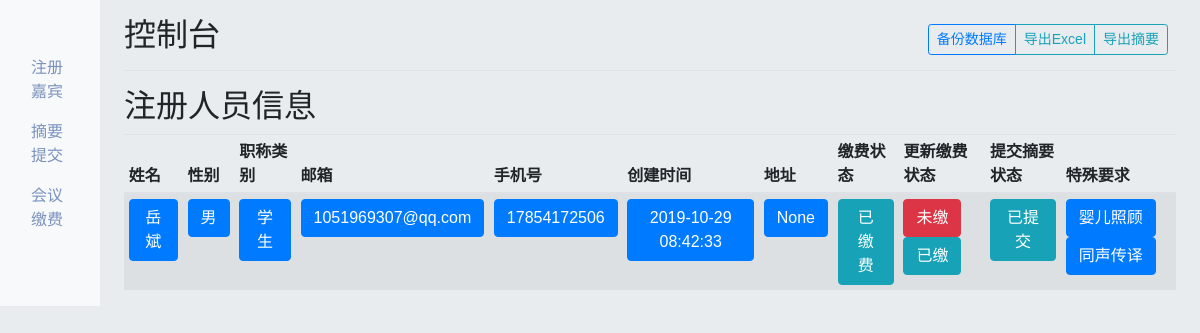
Before: /root/guest (signed in) with the older database file.
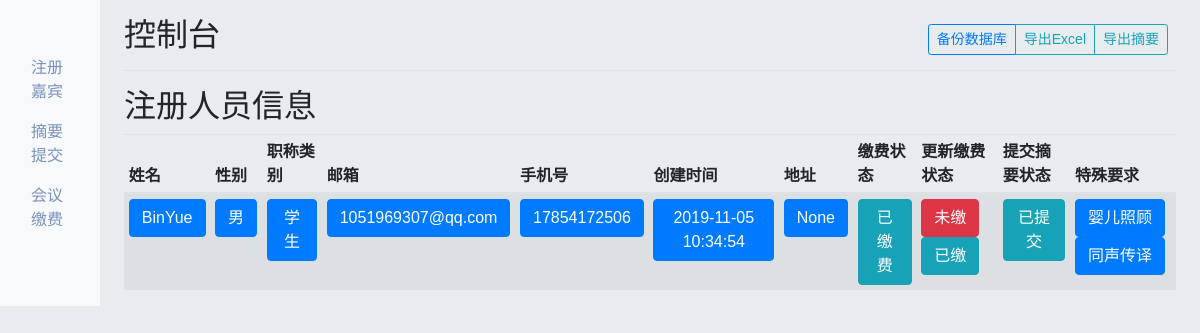
After: the same page with the newer database file.
### tables this page shows
CREATE TABLE user (
    id INTEGER PRIMARY KEY AUTOINCREMENT,
    -- 用户名
    username TEXT NOT NULL,
    -- 密码
    password TEXT NOT NULL,
    -- 性别
    gender TEXT NOT NULL,
    -- 邮箱
    email TEXT NOT NULL,
    -- 手机号
    phone TEXT NOT NULL,
    -- 姓名
    name TEXT NOT NULL,
    -- 工作单位
    workplace TEXT NOT NULL,
    -- 职称
    title INTEGER NOT NULL,
    -- 邮寄地址(发票、邀请函)
    address TEXT NULL,
    -- 用户创建时间
    created TIMESTAMP NOT NULL DEFAULT CURRENT_TIMESTAMP,
    -- 是否需要看孩子
    requirement_baby_care BOOLEAN NOT NULL DEFAULT False,
    -- 是否需要同声传译
    requirement_simultaneous_transmission BOOLEAN NOT NULL DEFAULT False,
    -- 是否缴费完成
    paid BOOLEAN NOT NULL DEFAULT False,
    -- 是否提交摘要
    submit BOOLEAN NOT NULL DEFAULT False,
    -- 备用1
    remark1 TEXT NULL,
    -- 备用2
    remark2 INTEGER NULL
);

### nature/root.py (the view)
@bp.route('/guest', methods=('GET', 'POST'))
@login_required
def guest():
    db = get_db()
    users = db.execute(
        'SELECT * FROM user'
    ).fetchall()
    return render_template('root/guest.html', users=users)

### nature/auth.py (called while the page is built)
@bp.before_app_request
def load_logged_in_user():
    user_id = session.get('user_id')
    if user_id is None:
        g.user = None
    else:
        g.user = get_db().execute(
            'SELECT * FROM user WHERE id = ?', (user_id,)
        ).fetchone()

### nature/db.py (called while the page is built)
def get_db():
    if 'db' not in g:
        g.db = sqlite3.connect(
            current_app.config['DATABASE'],
            detect_types=sqlite3.PARSE_DECLTYPES
        )
        g.db.row_factory = sqlite3.Row
    return g.db

### nature/manage.py (called while the page is built)
@bp.before_app_request
def load_logged_in_user():
    user_id = session.get('user_id')
    if user_id is None:
        g.user = None
    else:
        g.user = get_db().execute(
            'SELECT * FROM user WHERE id = ?', (user_id,)
        ).fetchone()

### nature/root.py (called while the page is built)
@bp.before_app_request
def load_logged_in_admin():
    admin_id = session.get('admin_id')
    if admin_id is None:
        g.admin = None
    else:
        g.admin = get_db().execute(
            'SELECT * FROM admin WHERE id = ?', (admin_id,)
        ).fetchone()

def login_required(view):
    @functools.wraps(view)
    def wrapped_view(**kwargs):
        if g.admin is None:
            return redirect(url_for('admin.login'))
        return view(**kwargs)
    return wrapped_view

### nature/templates/root/guest.html
{% extends 'root/base.html' %}
{% block content %}
<div class="container-fluid">
    <div class="row">
        <nav class="col-md-1 d-none d-md-block bg-light sidebar">
            <div class="sidebar-sticky mt-5">
                <ul class="nav flex-column">
                    <li class="nav-item">
                        <a class="nav-link active" href="/root/guest">
                            注册嘉宾
                        </a>
                    </li>
                    <li class="nav-item">
                        <a class="nav-link" href="/root/abstract">
                            摘要提交
                        </a>
                    </li>
                    <li class="nav-item">
                        <a class="nav-link" href="/root/fee">
                            会议缴费
                        </a>
                    </li>
                </ul>
            </div>
        </nav>
        <main role="main" class="col-md-10 ml-sm-auto col-lg-11 px-4">
            <div
                class="d-flex justify-content-between flex-wrap flex-md-nowrap align-items-center pt-3 pb-2 mb-3 border-bottom">
                <h1 class="h2">控制台</h1>
                <div class="btn-toolbar mb-2 mb-md-0">
                    <div class="btn-group mr-2">
                        <a class="btn btn-sm btn-outline-primary" href="/download/db">备份数据库</a>
                        <a class="btn btn-sm btn-outline-info" href="/download/excel">导出Excel</a>
                        <a class="btn btn-sm btn-outline-info" href="/download/batch">导出摘要</a>
                    </div>
                </div>
            </div>
            <h2>注册人员信息</h2>
            <div class="table-responsive">
                <table class="table table-striped table-sm">
                    <thead>
                        <tr>
                            <th>姓名</th>
                            <th>性别</th>
                            <th>职称类别</th>
                            <th>邮箱</th>
                            <th>手机号</th>
                            <th>创建时间</th>
                            <th>地址</th>
                            <th>缴费状态</th>
                            <th>更新缴费状态</th>
                            <th>提交摘要状态</th>
                            <th>特殊要求</th>
                        </tr>
                    </thead>
                    <tbody>
                        {% for user in users %}
                        <tr>
                            <td><span class="btn btn-primary text-white">{{ user["name"] }}</span></td>
                            <td>
                                {% if user["gender"] == 1%}
                                <span class="btn btn-primary text-white">女</span>
                                {% else %}
                                <span class="btn btn-primary text-white">男</span>
                                {% endif %}
                            </td>
                            <td>
                                {% if user["title"] == 1%}
                                <span class="btn btn-primary text-white">学生</span>
                                {% elif user["title"] == 2 %}
                                <span class="btn btn-primary text-white">教授</span>
                                {% elif user["title"] == 3 %}
                                <span class="btn btn-primary text-white">研究人员</span>
                                {% else %}
                                <span class="btn btn-primary text-white">商业人士</span>
                                {% endif %}
                            </td>
                            <td><span class="btn btn-primary text-white">{{ user["email"] }}</span></td>
                            <td><span class="btn btn-primary text-white">{{ user["phone"] }}</span></td>
                            <td><span class="btn btn-primary text-white">{{ user["created"] }}</span></td>
                            <td><span class="btn btn-primary text-white">
                                {{ user["address"]}}
                            </span></td>
                            <td>
                                {% if user["paid"] == "False" %}
                                <span class="btn btn-danger text-white">未缴费</span>
                                {% else %}
                                <span class="btn btn-info text-white">已缴费</span>
                                {% endif %}
                            </td>
                            <td>
                                <a class="btn btn-danger text-white" href="/root/paid/no/{{ user['id'] }}">未缴</a>
                                <a class="btn btn-info text-white" href="/root/paid/yes/{{ user['id'] }}">已缴</a>
                            </td>
                            <td>
                                {% if user["submit"] == "False" %}
                                <span class="btn btn-danger text-white">未提交</span>
                                {% else %}
                                <span class="btn btn-info text-white">已提交</span>
                                {% endif %}
                            </td>
                            <td>
                                {% if user["requirement_baby_care"] == 1%}
                                <span class="btn btn-primary text-white">婴儿照顾</span>
                                {% else %}
                                <span class="btn btn-primary text-white">无</span>
                                {% endif %}
                                {% if user["requirement_simultaneous_transmission"] == 1%}
                                <span class="btn btn-primary text-white">同声传译</span>
                                {% else %}
                                <span class="btn btn-primary text-white">无</span>
                                {% endif %}
                            </td>
                        </tr>
                        {% endfor %}
                    </tbody>
                </table>
            </div>
        </main>
    </div>
</div>
{% endblock %}

### nature/templates/root/base.html (shortened to what this page needs)
<!doctype html>
<link rel="stylesheet" href="{{ url_for('static', filename='css/bootstrap.min.css')}}">
<link rel="stylesheet" href="{{ url_for('static', filename='css/style.css')}}">
<body>
{% block content %}
{% endblock %}
</body>

### nature/static/css/style.css (style rules this page uses)
body,a,button,p,span,div { font-family: Arial, Helvetica, sans-serif; }
body { background: #e9ecef; }
li.nav-item a { font-size: 1em; font-weight: 500; text-decoration: none; color:rgb(122, 146, 190); }

Changed rows visible on the page:
removed user: name "岳斌", gender "男", title "学生", email "1051969307@qq.com", phone "17854172506", created "2019-10-29 08:42:33", address "None", paid "已缴费", submit "已提交", requirement_baby_care "婴儿照顾", requirement_simultaneous_transmission "同声传译"
added user: name "BinYue", gender "男", title "学生", email "1051969307@qq.com", phone "17854172506", created "2019-11-05 10:34:54", address "None", paid "已缴费", submit "已提交", requirement_baby_care "婴儿照顾", requirement_simultaneous_transmission "同声传译"
